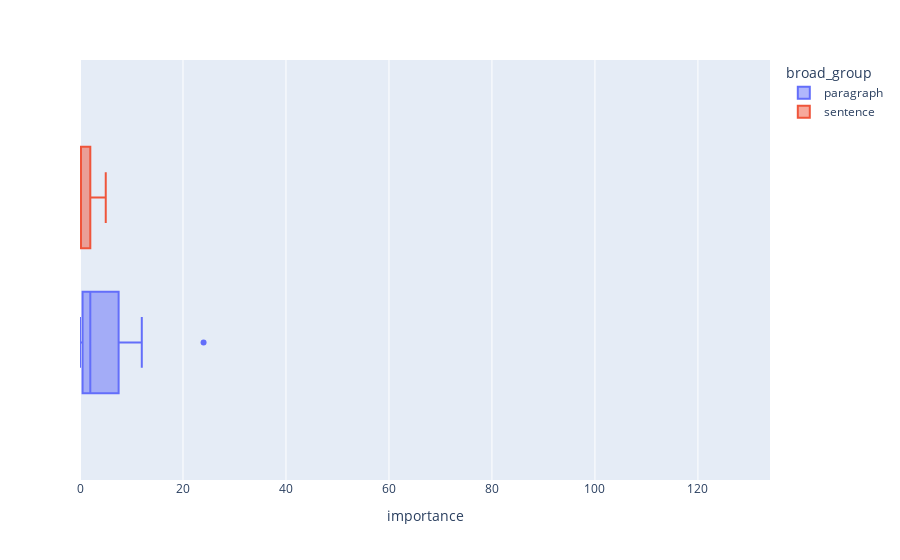

Notebook cell for this chart:
### Markdown cell above
### Greater Than

### Code cell
px.box(
    df[df.operation_type == "greater_than"],
    x="importance",
    color="broad_group",
    range_x=(df.importance.min(), df.importance.max()),
)

### Figure 1 — Plotly figure (JSON) as saved in the notebook; plotly's stock layout.template omitted (floating-point values rounded to 4 significant figures)
{"data": [{"alignmentgroup": "True", "hovertemplate": "broad_group=paragraph<br>importance=%{x}<extra></extra>", "legendgroup": "paragraph", "marker": {"color": "#636efa"}, "name": "paragraph", "notched": false, "offsetgroup": "paragraph", "orientation": "h", "showlegend": true, "type": "box", "x": [24, 12, 3, 2, 2, 1, 0, 0], "x0": " ", "xaxis": "x", "y0": " ", "yaxis": "y"}, {"alignmentgroup": "True", "hovertemplate": "broad_group=sentence<br>importance=%{x}<extra></extra>", "legendgroup": "sentence", "marker": {"color": "#EF553B"}, "name": "sentence", "notched": false, "offsetgroup": "sentence", "orientation": "h", "showlegend": true, "type": "box", "x": [5, 3, 1, 0, 0, 0, 0, 0], "x0": " ", "xaxis": "x", "y0": " ", "yaxis": "y"}], "layout": {"boxmode": "group", "legend": {"title": {"text": "broad_group"}, "tracegroupgap": 0}, "margin": {"t": 60}, "xaxis": {"anchor": "y", "domain": [0, 1], "range": [0, 134], "title": {"text": "importance"}}, "yaxis": {"anchor": "x", "domain": [0, 1]}}}
